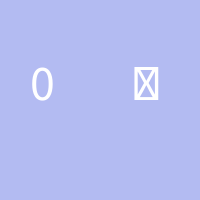
Frame 1 (no input)
Frame 60 (the mouse pressed at the canvas centre just before this capture): identical to frame 1, image omitted
Frame 120 (the mouse held since frame 60 and released just before this capture): identical to frame 1, image omitted

The Processing sketch that drew this single still picture (run headless with seeded random() and noise(); from frame 60 on, the mouse is pressed at the canvas centre):

// Processing sketch: working_with_ascii_and_keycode
// ── working_with_ascii_and_keycode.pde
float h, s, b; // variables to hold the hue, andturation, and brightness

void setup() {
  size(200, 200);
  colorMode(HSB);

  h = random(255);
  s = random(255);
  b = random(255);
}
void draw() {
  background(h, s, b);
  // show the keyCode Pressed presets
  textSize(50);
  fill(255);

  if (key == CODED) {
    text(keyCode, 30, 100);
  } else {
    text(int(key), 30, 100);
    text(key, 130, 100);
  }
}
